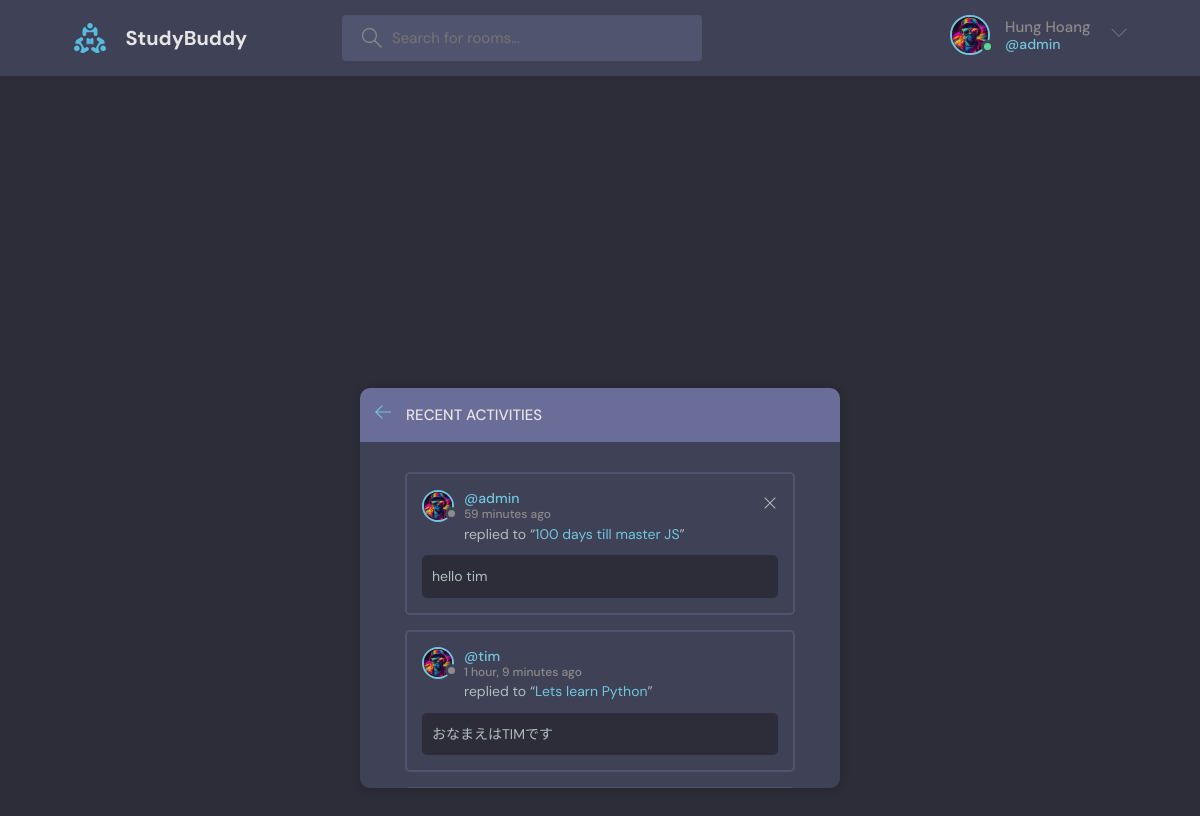
/activities/ (signed in), run on the app's committed database.
### base/models.py (models this page shows, shortened)
class User(AbstractUser):
    name = models.CharField(max_length=200, null=True)
    email = models.EmailField(null=True, unique=True)
    bio = models.TextField(null=True)
    avatar = models.ImageField(null=True, default="avatar.svg")
    USERNAME_FIELD = 'email'
    REQUIRED_FIELDS = []

class Message(models.Model):
    user = models.ForeignKey(User, on_delete=models.CASCADE)
    room = models.ForeignKey(Room, on_delete=models.CASCADE)
    body = models.TextField()
    updated = models.DateTimeField(auto_now=True)
    created = models.DateTimeField(auto_now_add=True)
    class Meta:
        ordering = ['-updated', '-created']
    def __str__(self):
        return self.body[0:70]

class Room(models.Model):
    host = models.ForeignKey(User, on_delete=models.SET_NULL, null=True)
    topic = models.ForeignKey(Topic, on_delete=models.SET_NULL, null=True)
    name = models.CharField(max_length=200)
    description = models.TextField(null=True, blank=True)
    participants = models.ManyToManyField(User, related_name='participants', blank=True)
    updated = models.DateTimeField(auto_now=True)
    created = models.DateTimeField(auto_now_add=True)
    class Meta:
        ordering = ['-updated', '-created']
    def __str__(self):
        return self.name

### base/views.py (the view)
# urls.py: path('activities/', views.activitiesPage, name="activities"),
def activitiesPage(request):
    room_messages = Message.objects.all()
    context = {'room_messages': room_messages}
    return render(request, 'base/activity.html', context)

### base/templates/base/activity.html
{% extends "main.html" %}
{% block content %}
<main class="layout">
  <div class="container">
    <div class="layout__box scroll" style="overflow-y: scroll; max-height: 400px;">
      <div class="layout__boxHeader">
        <div class="layout__boxTitle">
          <a href="{{request.META.HTTP_REFERER}}">
            <svg version="1.1" xmlns="http://www.w3.org/2000/svg" width="32" height="32" viewBox="0 0 32 32">
              <title>arrow-left</title>
              <path
                d="M13.723 2.286l-13.723 13.714 13.719 13.714 1.616-1.611-10.96-10.96h27.625v-2.286h-27.625l10.965-10.965-1.616-1.607z">
              </path>
            </svg>
          </a>
          <h3>Recent Activities</h3>
        </div>
      </div>
      <div class="activities-page layout__body">
        {% for message in room_messages %}
        <div class="activities__box">
          <div class="activities__boxHeader roomListRoom__header">
            <a href="profile.html" class="roomListRoom__author">
              <div class="avatar avatar--small">
                <img src="{{user.avatar.url}}" />
              </div>
              <p>
                @{{message.user.username}}
                <span>{{message.created|timesince}} ago</span>
              </p>
            </a>
            {% if request.user == message.user %}
            <div class="roomListRoom__actions">
              <a href="{% url 'delete-message' message.id %}">
                <svg version="1.1" xmlns="http://www.w3.org/2000/svg" width="32" height="32" viewBox="0 0 32 32">
                  <title>remove</title>
                  <path
                    d="M27.314 6.019l-1.333-1.333-9.98 9.981-9.981-9.981-1.333 1.333 9.981 9.981-9.981 9.98 1.333 1.333 9.981-9.98 9.98 9.98 1.333-1.333-9.98-9.98 9.98-9.981z">
                  </path>
                </svg>
              </a>
            </div>
            {% endif %}
          </div>
          <div class="activities__boxContent">
            <p>replied to “<a href="{% url 'room' message.room.id %}">{{message.room}}</a>”</p>
            <div class="activities__boxRoomContent">{{message}}</div>
          </div>
        </div>
        {% endfor %}
      </div>
    </div>
  </div>
</main>
{% endblock content %}

### templates/navbar.html (shortened to what this page needs)
{% load static %}
<header class="header header--loggedIn">
    <div class="container">
        <a href="{% url 'home' %}" class="header__logo">
            <img src="{% static 'images/logo.svg' %}" />
            <h1>StudyBuddy</h1>
        </a>
        <form class="header__search" method="GET" action="{% url 'home' %}">
            <label>
                <input name="q" placeholder="Search for rooms..." />
            </label>
        </form>
        <nav class="header__menu">
            {% if request.user.is_authenticated %}
            <div class="header__user">
                <a href="{% url 'user-profile' request.user.id %}">
                    <div class="avatar avatar--medium active">
                        <img src="{{user.avatar.url}}" />
                    </div>
                    <p>{{request.user.name}} <span>@{{request.user.username}}</span></p>
                </a>
                <button class="dropdown-button">
                    <svg version="1.1" xmlns="http://www.w3.org/2000/svg" width="32" height="32"
                        viewBox="0 0 32 32">
                        <title>chevron-down</title>
                        <path d="M16 21l-13-13h-3l16 16 16-16h-3l-13 13z"></path>
                    </svg>
                </button>
            </div>
            {% else %}
            <a href="{% url 'login' %}">
                <img src="{% static 'images/avatar.svg' %}" />
                <p>Login</p>
            </a>
            {% endif %}
        </nav>
    </div>
</header>

### data on the page
User: avatar (picture), user.name "Hung Hoang", user.username "admin"
Message: avatar (picture), user.username "admin", created "59 minutes", room "100 days till master JS", body "hello tim"
Message: avatar (picture), user.username "tim", created "1 hour, 9 minutes", room "Lets learn Python", body "おなまえはTIMです"
